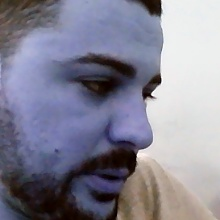
#> input picture fotos/pessoa.11.jpg, 220 x 220 px; its folder holds 4 pictures in this run
$ python treinamento.py   (Python 2 division)
#> lines starting #> are read from the running program, lines starting #| are printed output that depends on the picture
import cv2
import os
import numpy as np

eigenface = cv2.face.EigenFaceRecognizer.create(num_components=50, threshold=2)
fisherface = cv2.face.FisherFaceRecognizer.create()
lbph = cv2.face.LBPHFaceRecognizer.create()


def getImagemComId():
    caminhos = [os.path.join('../fotos', f) for f in os.listdir('../fotos')]
    # print(caminhos)
    faces = []
    ids = []
    for caminhoImagem in caminhos:
        imagemFace = cv2.cvtColor(cv2.imread(caminhoImagem), cv2.COLOR_BGR2GRAY)
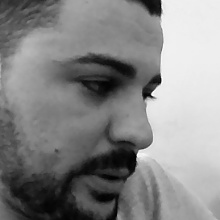
#> imagemFace: shape (220, 220); min 1, max 254, mean 134.8
        id = int(os.path.split(caminhoImagem)[-1].split('.')[1])
        # print(id)
        ids.append(id)
        faces.append(imagemFace)
#> pass 2 of the loop in getImagemComId, `for caminhoImagem in caminhos:`:
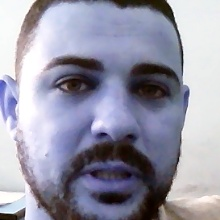
#> input picture fotos/pessoa.12.jpg, 220 x 220 px
#> in getImagemComId, `imagemFace = cv2.cvtColor(cv2.imread(caminhoImagem), cv2.COLOR_BGR2GRAY)`:
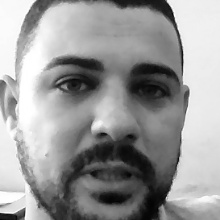
#> imagemFace: shape (220, 220); min 3, max 255, mean 153.4
#> pass 3 of the loop in getImagemComId, `for caminhoImagem in caminhos:`:
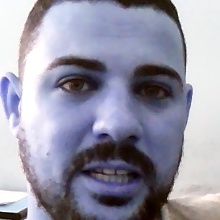
#> input picture fotos/pessoa.13.jpg, 220 x 220 px
#> in getImagemComId, `imagemFace = cv2.cvtColor(cv2.imread(caminhoImagem), cv2.COLOR_BGR2GRAY)`:
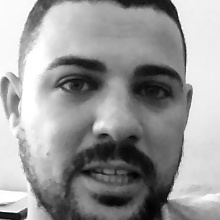
#> imagemFace: shape (220, 220); min 3, max 255, mean 152.8
#> the loop made 4 passes; the first 3 are shown
        # cv2.imshow("Face", imagemFace)
        # cv2.waitKey(10)
    return np.array(ids), faces


ids, faces = getImagemComId()
# print(faces)

print("Treinamento...")
eigenface.train(faces, ids)
eigenface.write('classificadorEigen.yml')

fisherface.train(faces, ids)
fisherface.write('classificadorFisher.yml')

lbph.train(faces, ids)
lbph.write('classificadorLBPH.yml')

print('Treinamento Realizado')
